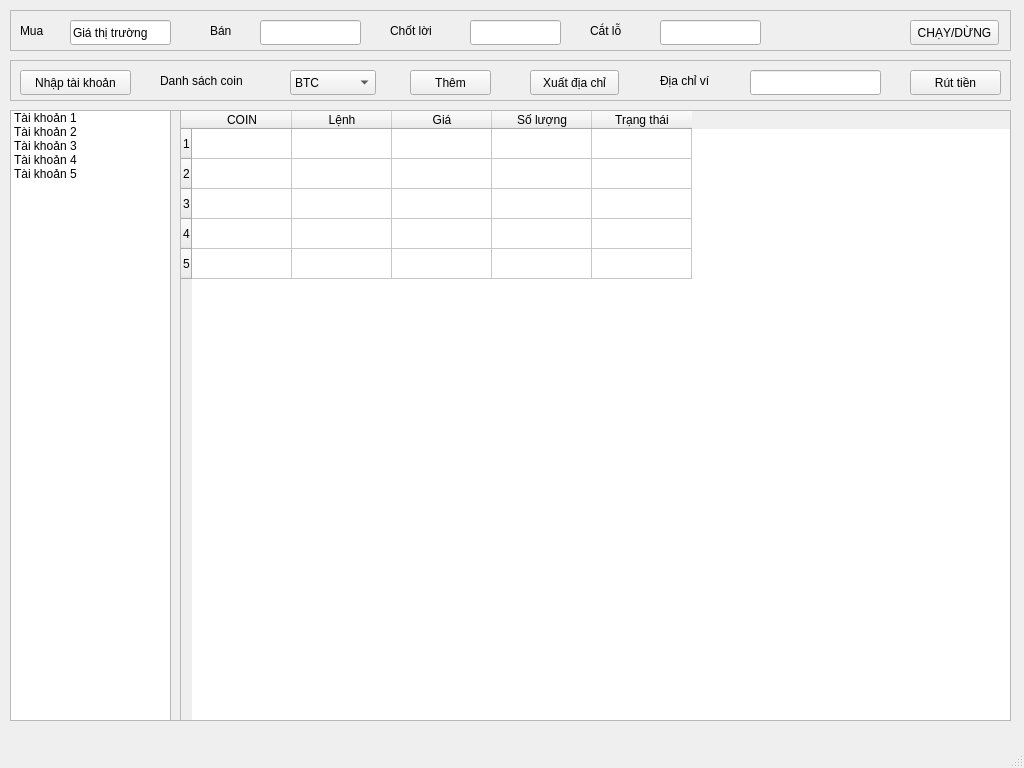
<?xml version="1.0" encoding="UTF-8"?>
<ui version="4.0">
 <class>MainWindow</class>
 <widget class="QMainWindow" name="MainWindow">
  <property name="geometry">
   <rect>
    <x>0</x>
    <y>0</y>
    <width>1024</width>
    <height>768</height>
   </rect>
  </property>
  <property name="sizePolicy">
   <sizepolicy hsizetype="Fixed" vsizetype="Fixed">
    <horstretch>0</horstretch>
    <verstretch>0</verstretch>
   </sizepolicy>
  </property>
  <property name="minimumSize">
   <size>
    <width>1024</width>
    <height>768</height>
   </size>
  </property>
  <property name="maximumSize">
   <size>
    <width>1024</width>
    <height>768</height>
   </size>
  </property>
  <property name="windowTitle">
   <string>Auto Trade</string>
  </property>
  <widget class="QWidget" name="centralwidget">
   <widget class="QFrame" name="frame">
    <property name="geometry">
     <rect>
      <x>10</x>
      <y>10</y>
      <width>1001</width>
      <height>41</height>
     </rect>
    </property>
    <property name="frameShape">
     <enum>QFrame::StyledPanel</enum>
    </property>
    <property name="frameShadow">
     <enum>QFrame::Raised</enum>
    </property>
    <widget class="QPushButton" name="pushButton_2">
     <property name="geometry">
      <rect>
       <x>900</x>
       <y>10</y>
       <width>89</width>
       <height>25</height>
      </rect>
     </property>
     <property name="text">
      <string>CHẠY/DỪNG</string>
     </property>
    </widget>
    <widget class="QLineEdit" name="lineEdit">
     <property name="geometry">
      <rect>
       <x>650</x>
       <y>10</y>
       <width>101</width>
       <height>25</height>
      </rect>
     </property>
    </widget>
    <widget class="QLabel" name="label">
     <property name="geometry">
      <rect>
       <x>580</x>
       <y>10</y>
       <width>51</width>
       <height>21</height>
      </rect>
     </property>
     <property name="text">
      <string>Cắt lỗ</string>
     </property>
    </widget>
    <widget class="QLabel" name="label_2">
     <property name="geometry">
      <rect>
       <x>380</x>
       <y>10</y>
       <width>61</width>
       <height>21</height>
      </rect>
     </property>
     <property name="text">
      <string>Chốt lời</string>
     </property>
    </widget>
    <widget class="QLineEdit" name="lineEdit_2">
     <property name="geometry">
      <rect>
       <x>460</x>
       <y>10</y>
       <width>91</width>
       <height>25</height>
      </rect>
     </property>
    </widget>
    <widget class="QLabel" name="label_4">
     <property name="geometry">
      <rect>
       <x>10</x>
       <y>10</y>
       <width>71</width>
       <height>21</height>
      </rect>
     </property>
     <property name="text">
      <string>Mua</string>
     </property>
    </widget>
    <widget class="QLineEdit" name="lineEdit_4">
     <property name="geometry">
      <rect>
       <x>60</x>
       <y>10</y>
       <width>101</width>
       <height>25</height>
      </rect>
     </property>
     <property name="text">
      <string>Giá thị trường</string>
     </property>
    </widget>
    <widget class="QLabel" name="label_3">
     <property name="geometry">
      <rect>
       <x>200</x>
       <y>10</y>
       <width>31</width>
       <height>21</height>
      </rect>
     </property>
     <property name="text">
      <string>Bán</string>
     </property>
    </widget>
    <widget class="QLineEdit" name="lineEdit_3">
     <property name="geometry">
      <rect>
       <x>250</x>
       <y>10</y>
       <width>101</width>
       <height>25</height>
      </rect>
     </property>
    </widget>
   </widget>
   <widget class="QFrame" name="frame_2">
    <property name="geometry">
     <rect>
      <x>10</x>
      <y>110</y>
      <width>1001</width>
      <height>611</height>
     </rect>
    </property>
    <property name="frameShape">
     <enum>QFrame::StyledPanel</enum>
    </property>
    <property name="frameShadow">
     <enum>QFrame::Raised</enum>
    </property>
    <widget class="QTableWidget" name="tableWidget">
     <property name="geometry">
      <rect>
       <x>170</x>
       <y>0</y>
       <width>831</width>
       <height>611</height>
      </rect>
     </property>
     <row>
      <property name="text">
       <string>1</string>
      </property>
     </row>
     <row>
      <property name="text">
       <string>2</string>
      </property>
     </row>
     <row>
      <property name="text">
       <string>3</string>
      </property>
     </row>
     <row>
      <property name="text">
       <string>4</string>
      </property>
     </row>
     <row>
      <property name="text">
       <string>5</string>
      </property>
     </row>
     <column>
      <property name="text">
       <string>COIN</string>
      </property>
     </column>
     <column>
      <property name="text">
       <string>Lệnh</string>
      </property>
     </column>
     <column>
      <property name="text">
       <string>Giá</string>
      </property>
     </column>
     <column>
      <property name="text">
       <string>Số lượng</string>
      </property>
     </column>
     <column>
      <property name="text">
       <string>Trạng thái</string>
      </property>
     </column>
    </widget>
    <widget class="QListWidget" name="listWidget">
     <property name="geometry">
      <rect>
       <x>0</x>
       <y>0</y>
       <width>161</width>
       <height>611</height>
      </rect>
     </property>
     <item>
      <property name="text">
       <string>Tài khoản 1</string>
      </property>
     </item>
     <item>
      <property name="text">
       <string>Tài khoản 2</string>
      </property>
     </item>
     <item>
      <property name="text">
       <string>Tài khoản 3</string>
      </property>
     </item>
     <item>
      <property name="text">
       <string>Tài khoản 4</string>
      </property>
     </item>
     <item>
      <property name="text">
       <string>Tài khoản 5</string>
      </property>
     </item>
    </widget>
   </widget>
   <widget class="QFrame" name="frame_3">
    <property name="geometry">
     <rect>
      <x>10</x>
      <y>60</y>
      <width>1001</width>
      <height>41</height>
     </rect>
    </property>
    <property name="frameShape">
     <enum>QFrame::StyledPanel</enum>
    </property>
    <property name="frameShadow">
     <enum>QFrame::Raised</enum>
    </property>
    <widget class="QComboBox" name="comboBox">
     <property name="geometry">
      <rect>
       <x>280</x>
       <y>10</y>
       <width>86</width>
       <height>25</height>
      </rect>
     </property>
     <item>
      <property name="text">
       <string>BTC</string>
      </property>
     </item>
     <item>
      <property name="text">
       <string>ETH</string>
      </property>
     </item>
     <item>
      <property name="text">
       <string>BNB</string>
      </property>
     </item>
    </widget>
    <widget class="QPushButton" name="pushButton">
     <property name="geometry">
      <rect>
       <x>400</x>
       <y>10</y>
       <width>81</width>
       <height>25</height>
      </rect>
     </property>
     <property name="text">
      <string>Thêm</string>
     </property>
    </widget>
    <widget class="QPushButton" name="pushButton_3">
     <property name="geometry">
      <rect>
       <x>10</x>
       <y>10</y>
       <width>111</width>
       <height>25</height>
      </rect>
     </property>
     <property name="text">
      <string>Nhập tài khoản</string>
     </property>
    </widget>
    <widget class="QPushButton" name="pushButton_4">
     <property name="geometry">
      <rect>
       <x>900</x>
       <y>10</y>
       <width>91</width>
       <height>25</height>
      </rect>
     </property>
     <property name="text">
      <string>Rút tiền</string>
     </property>
    </widget>
    <widget class="QLabel" name="label_6">
     <property name="geometry">
      <rect>
       <x>650</x>
       <y>10</y>
       <width>61</width>
       <height>21</height>
      </rect>
     </property>
     <property name="text">
      <string>Địa chỉ ví</string>
     </property>
    </widget>
    <widget class="QLineEdit" name="lineEdit_5">
     <property name="geometry">
      <rect>
       <x>740</x>
       <y>10</y>
       <width>131</width>
       <height>25</height>
      </rect>
     </property>
    </widget>
    <widget class="QPushButton" name="pushButton_5">
     <property name="geometry">
      <rect>
       <x>520</x>
       <y>10</y>
       <width>89</width>
       <height>25</height>
      </rect>
     </property>
     <property name="text">
      <string>Xuất địa chỉ</string>
     </property>
    </widget>
    <widget class="QLabel" name="label_5">
     <property name="geometry">
      <rect>
       <x>150</x>
       <y>10</y>
       <width>101</width>
       <height>21</height>
      </rect>
     </property>
     <property name="text">
      <string>Danh sách coin</string>
     </property>
    </widget>
   </widget>
  </widget>
  <widget class="QMenuBar" name="menubar">
   <property name="geometry">
    <rect>
     <x>0</x>
     <y>0</y>
     <width>1024</width>
     <height>22</height>
    </rect>
   </property>
  </widget>
  <widget class="QStatusBar" name="statusbar"/>
 </widget>
 <resources/>
 <connections/>
</ui>
